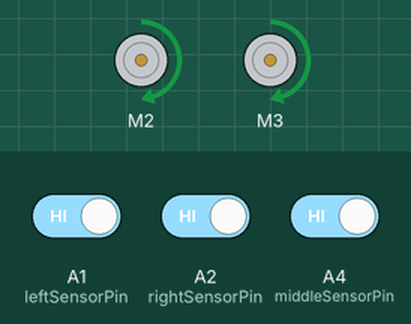
Bench run of a sketch on a simulated Arduino Uno, built with avr-gcc and run on an emulated ATmega328P. Shown: 2 × DC motor (green arrow = forward, orange = backward, longer = faster). The test bench sets the inputs (shaded band); at power-on: A1 (leftSensorPin) HIGH, A4 (middleSensorPin) HIGH, A2 (rightSensorPin) HIGH.

Above: at 1.2 s.
1.3 s: A1 (leftSensorPin) driven LOW
At 2.4 s:
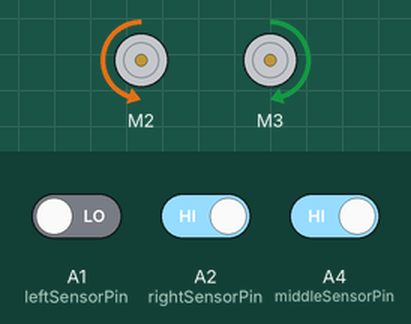
2.8 s: A4 (middleSensorPin) driven LOW
At 3.6 s:
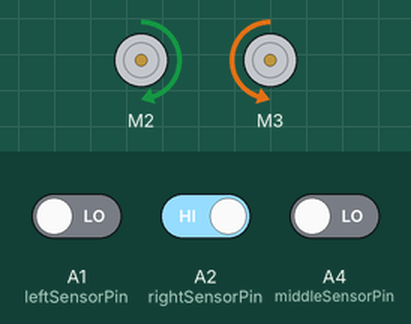
4.3 s: A4 (middleSensorPin) driven HIGH
At 4.7 s:
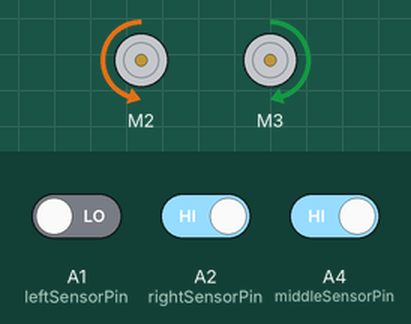
5.8 s: A1 (leftSensorPin) driven HIGH
At 7.0 s:
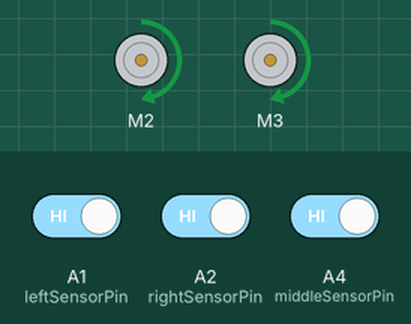
Timing chart, 0 to 8.3 s (numbered marks = the images above; inputs shaded):
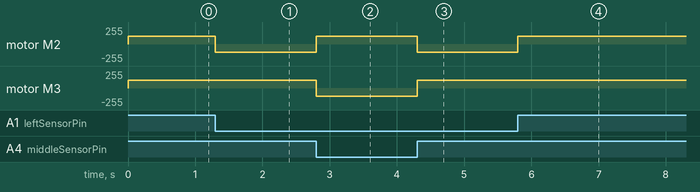

The sketch:

2_wheel_3_sensor_-_BLACK_n_WHITE.ino
```cpp
/*
 *             XEUX BRAVO
*/

//Including the libraries Adafruit
#include <AFMotor.h>

//Defining pins for IR sensors and variables
#define leftSensorPin A1
#define middleSensorPin A4
#define rightSensorPin A2

int leftSensor, middleSensor, rightSensor;
int speedF = 120;
int speedB = 120;

//Defining motors
AF_DCMotor leftMotor(2, MOTOR12_1KHZ);
AF_DCMotor rightMotor(3, MOTOR12_1KHZ);

void setup() {

  //Declaring pin types
  pinMode(leftSensorPin, INPUT);
  pinMode(middleSensorPin, INPUT);
  pinMode(rightSensorPin, INPUT);
}

void loop() {

  scanSensors();
    /***  For Black line White surface  ***/

    //Line detected by both
    if (leftSensor == 0 && rightSensor == 0) {
      //Forward
      forward();
    }

    //Line detected by right sensor
    if (leftSensor == 0 && middleSensor == 0 && rightSensor == 1) {
      //Turn right
      right();
    }

    //Line detected by left sensor
    if (leftSensor == 1 && middleSensor == 0 && rightSensor == 0) {
      //Turn left
      left();
    }

    //line detected by none
    if (leftSensor == 1 && rightSensor == 1) {
      //Stop
      /*****/
      forward();
    }

    /***  For White line Black surface  ***/

    //Line detected by right sensor
    if (leftSensor == 1 && middleSensor == 1 && rightSensor == 0) {
      //Turn right
      right();
    }

    //Line detected by left sensor
    if (leftSensor == 0 && middleSensor == 1 && rightSensor == 1) {
      //Turn left
      left();
    }
}

void scanSensors() {
  leftSensor = digitalRead(leftSensorPin);
  middleSensor = digitalRead(middleSensorPin);
  rightSensor = digitalRead(rightSensorPin);
}

void forward() {
  leftMotor.run(FORWARD);
  leftMotor.setSpeed(speedF);
  rightMotor.run(FORWARD);
  rightMotor.setSpeed(speedF);
}

void left() {
  leftMotor.run(BACKWARD);
  leftMotor.setSpeed(speedB);
  rightMotor.run(FORWARD);
  rightMotor.setSpeed(speedF);
}

void right() {
  leftMotor.run(FORWARD);
  leftMotor.setSpeed(speedF);
  rightMotor.run(BACKWARD);
  rightMotor.setSpeed(speedB);
}

void stop() {
  leftMotor.run(FORWARD);
  leftMotor.setSpeed(0);
  rightMotor.run(BACKWARD);
  rightMotor.setSpeed(0);
}

void back() {
  // Go Reverse
  leftMotor.run(BACKWARD);
  leftMotor.setSpeed(speedB);
  rightMotor.run(BACKWARD);
  rightMotor.setSpeed(speedB);
}
```

Measured:
- after the input at 1.3 s, motor M2: forward 120/255 → backward 120/255 at once
- after the input at 2.8 s, motor M2: backward 120/255 → forward 120/255 at once; motor M3: forward 120/255 → backward 120/255 at once
- after the input at 4.3 s, motor M2: forward 120/255 → backward 120/255 at once; motor M3: backward 120/255 → forward 120/255 at once
- after the input at 5.8 s, motor M2: backward 120/255 → forward 120/255 at once
